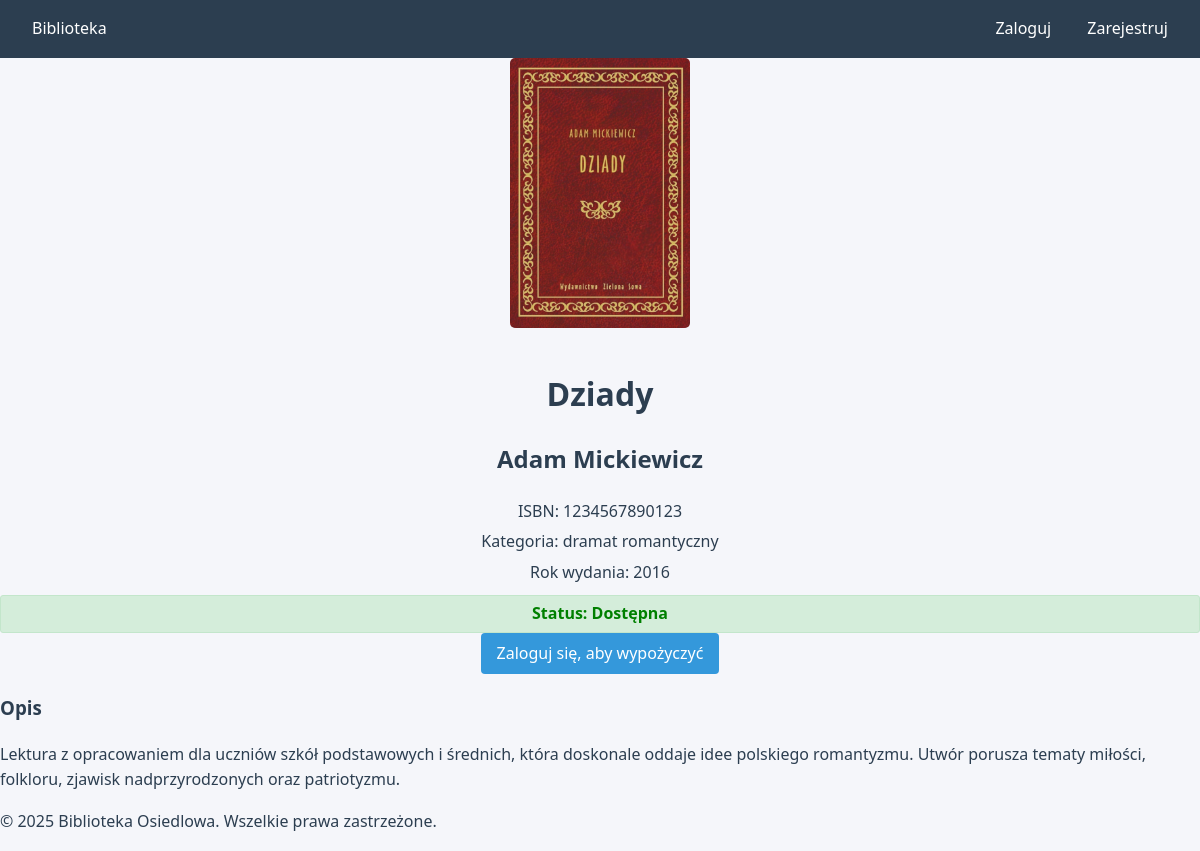
Screenshot of /ksiazka/1/ with the database file from the repository.
### ksiazki/models.py (models this page shows, shortened)
class Ksiazka(models.Model):
    tytul = models.CharField(max_length=200)
    autor = models.CharField(max_length=200)
    isbn = models.CharField(max_length=13, unique=True)
    opis = models.TextField()
    rok_wydania = models.IntegerField()
    kategoria = models.ForeignKey(Kategoria, on_delete=models.SET_NULL, null=True)
    dostepna = models.BooleanField(default=True)  # Dostępność książki
    okladka = models.ImageField(upload_to='okladki/', null=True, blank=True)
    data_dodania = models.DateTimeField(auto_now_add=True)
    class Meta:
        verbose_name_plural = "Książki"

class Kategoria(models.Model):
    nazwa = models.CharField(max_length=100)
    opis = models.TextField(blank=True)
    class Meta:
        verbose_name_plural = "Kategorie"
    def __str__(self):
        return self.nazwa

### ksiazki/views.py (the view)
# urls.py: path('ksiazka/<int:pk>/', views.szczegoly_ksiazki, name='szczegoly_ksiazki'),
def szczegoly_ksiazki(request, pk):
    ksiazka = get_object_or_404(Ksiazka, pk=pk)
    return render(request, 'ksiazki/szczegoly_ksiazki.html', {'ksiazka': ksiazka})

### ksiazki/templates/ksiazki/szczegoly_ksiazki.html (shortened to what this page needs)
{% extends "base.html" %}
{% block content %}
<div class="book-details-container">
    <div class="book-details">
        <div class="book-header">
            {% if ksiazka.okladka %}
            <div class="book-cover-container">
                <img src="{{ ksiazka.okladka.url }}" alt="{{ ksiazka.tytul }}" class="book-cover">
            </div>
            {% endif %}
            <div class="book-info">
                <h1>{{ ksiazka.tytul }}</h1>
                <h2>{{ ksiazka.autor }}</h2>
                <p class="isbn">ISBN: {{ ksiazka.isbn }}</p>
                <p class="category">Kategoria: {{ ksiazka.kategoria }}</p>
                <p class="year">Rok wydania: {{ ksiazka.rok_wydania }}</p>
                <div class="status {% if ksiazka.dostepna %}available{% else %}unavailable{% endif %}">
                    Status: {{ ksiazka.dostepna|yesno:"Dostępna,Wypożyczona" }}
                </div>
                {% if ksiazka.dostepna and user.is_authenticated and not user.is_staff %}
                <a href="{% url 'wypozycz_ksiazke' ksiazka.pk %}" class="button borrow-button">Wypożycz</a>
                {% elif not user.is_authenticated %}
                <a href="{% url 'login' %}" class="button login-button">Zaloguj się, aby wypożyczyć</a>
                {% endif %}
            </div>
        </div>
        <div class="book-description">
            <h3>Opis</h3>
            <p>{{ ksiazka.opis|linebreaks }}</p>
        </div>
    </div>
</div>
{% endblock %}

### static/css/style.css (style rules this page uses)
:root { --primary-color: #2c3e50; --secondary-color: #3498db; --background-color: #f5f6fa; --text-color: #2c3e50; --border-color: #dcdde1; }
body { margin: 0; padding: 0; font-family: 'Segoe UI', Tahoma, Geneva, Verdana, sans-serif; background-color: var(--background-color); color: var(--text-color); line-height: 1.6; }
.book-cover { width: 150px; height: 240px; object-fit: cover; object-position: center; border-radius: 5px; margin-bottom: 1rem; }
.book-cover-container { display: flex; justify-content: center; align-items: center; margin-bottom: 1.5rem; }
.book-cover { width: 180px; height: 270px; border-radius: 5px; object-fit: cover; object-position: center; }
.book-info { text-align: center; }
.book-info p { margin: 5px 0; }
.book-info .status { margin-top: 10px; font-weight: bold; padding: 5px; border-radius: 3px; }
.status.available { color: green; background-color: #d4edda; border: 1px solid #c3e6cb; }
.button { display: inline-block; padding: 0.5rem 1rem; background-color: var(--secondary-color); color: white; text-decoration: none; border-radius: 4px; transition: background-color 0.3s ease; }

### rows the page displays
Ksiazka: okladka (picture), tytul "Dziady", autor "Adam Mickiewicz", isbn "1234567890123", kategoria "dramat romantyczny", rok_wydania "2016", dostepna "Dostępna", opis "Lektura z opracowaniem dla uczniów szkół podstawowych i średnich, która doskonale oddaje idee polskiego romantyzmu. Utwór porusza tematy miłości, folkloru, zjawisk nadprzyrodzonych oraz patriotyzmu."
